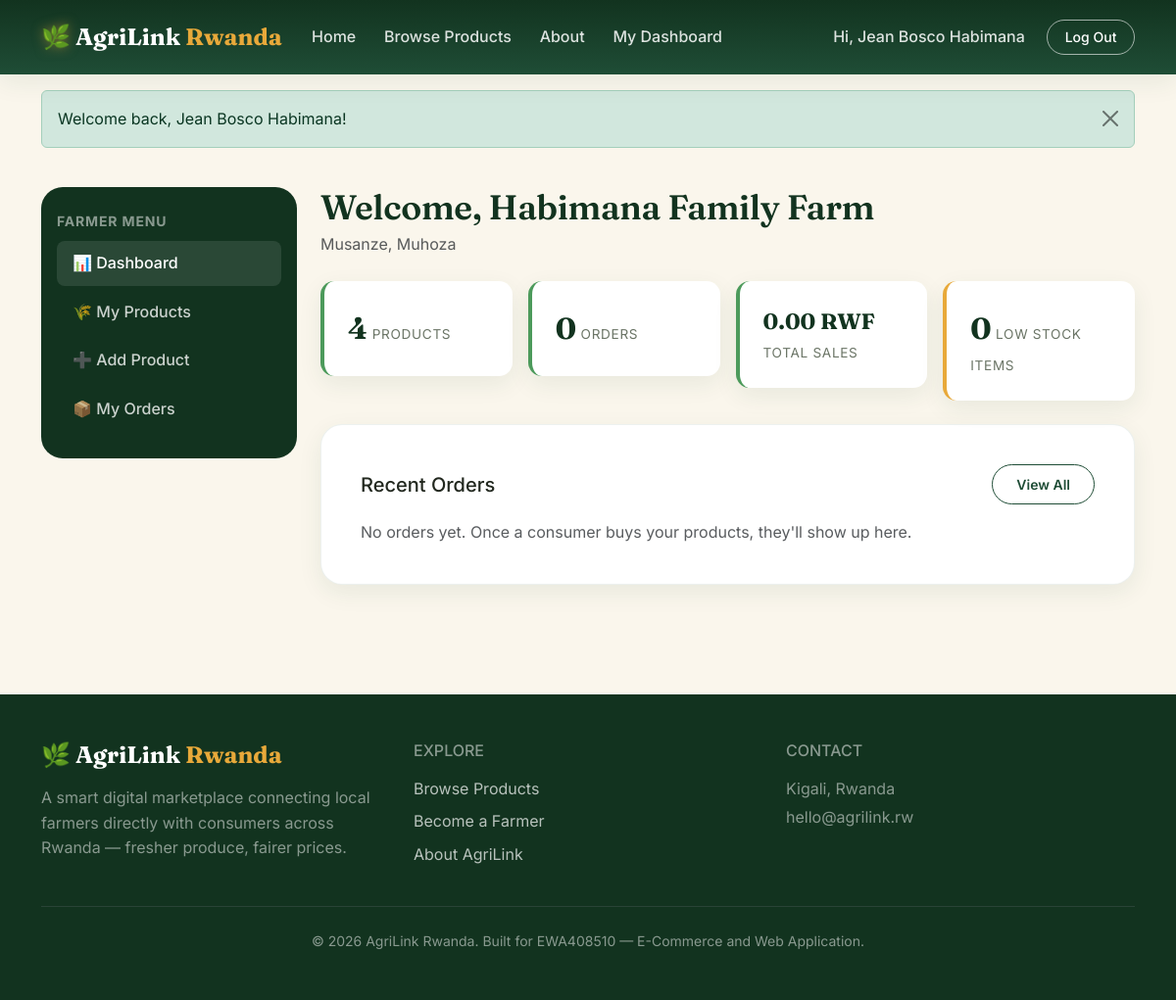
Page /farmer/dashboard.php (signed in) on the committed database.
### tables this page shows
CREATE TABLE users (
    id INT AUTO_INCREMENT PRIMARY KEY,
    full_name VARCHAR(150) NOT NULL,
    email VARCHAR(150) NOT NULL UNIQUE,
    password VARCHAR(255) NOT NULL,
    phone VARCHAR(30) NOT NULL,
    address VARCHAR(255) DEFAULT NULL,
    role ENUM('consumer', 'farmer', 'admin') NOT NULL DEFAULT 'consumer',
    is_active TINYINT(1) NOT NULL DEFAULT 1,
    created_at TIMESTAMP DEFAULT CURRENT_TIMESTAMP,
    updated_at TIMESTAMP DEFAULT CURRENT_TIMESTAMP ON UPDATE CURRENT_TIMESTAMP
);

CREATE TABLE farmer_profiles (
    id INT AUTO_INCREMENT PRIMARY KEY,
    user_id INT NOT NULL,
    farm_name VARCHAR(150) NOT NULL,
    district VARCHAR(100) NOT NULL,
    sector VARCHAR(100) DEFAULT NULL,
    bio TEXT DEFAULT NULL,
    is_approved TINYINT(1) NOT NULL DEFAULT 1,
    created_at TIMESTAMP DEFAULT CURRENT_TIMESTAMP,
    FOREIGN KEY (user_id) REFERENCES users(id) ON DELETE CASCADE,
    UNIQUE KEY uniq_farmer_user (user_id)
);

### includes/auth.php (called while the page is built, shortened)
<?php
function currentUser() {
    return $_SESSION['user'] ?? null;
}

### classes/Product.php (called while the page is built, shortened)
<?php
class Product
{
    private PDO $pdo;
    public function __construct(PDO $pdo)
    {
        $this->pdo = $pdo;
    }
    private function baseSelect(): string
    {
        return "SELECT p.*, c.name AS category_name, c.slug AS category_slug,
                       fp.farm_name, fp.district, u.full_name AS farmer_name
                FROM products p
                JOIN categories c ON c.id = p.category_id
                JOIN farmer_profiles fp ON fp.id = p.farmer_id
                JOIN users u ON u.id = fp.user_id";
    }
    public function byFarmer(int $farmerId): array
    {
        $stmt = $this->pdo->prepare(
            $this->baseSelect() . ' WHERE p.farmer_id = :fid ORDER BY p.created_at DESC'
        );
        $stmt->execute(['fid' => $farmerId]);
        return $stmt->fetchAll();
    }
}

### classes/FarmerProfile.php (called while the page is built, shortened)
<?php
class FarmerProfile
{
    private PDO $pdo;
    public function __construct(PDO $pdo)
    {
        $this->pdo = $pdo;
    }
    public function findByUserId(int $userId): ?array
    {
        $stmt = $this->pdo->prepare('SELECT * FROM farmer_profiles WHERE user_id = :uid LIMIT 1');
        $stmt->execute(['uid' => $userId]);
        $row = $stmt->fetch();
        return $row ?: null;
    }
}

### includes/functions.php (called while the page is built, shortened)
<?php
function formatMoney($amount) {
    return number_format((float)$amount, 2) . ' RWF';
}
function e($value) {
    return htmlspecialchars($value ?? '', ENT_QUOTES, 'UTF-8');
}
function getFlashes() {
    $flashes = $_SESSION['flash'] ?? [];
    return $flashes;
}

### classes/Order.php (called while the page is built, shortened)
<?php
class Order
{
    private PDO $pdo;
    public function __construct(PDO $pdo)
    {
        $this->pdo = $pdo;
    }
    public function itemsForFarmer(int $farmerId): array
    {
        $stmt = $this->pdo->prepare(
            'SELECT oi.*, o.order_number, o.created_at, o.customer_name, o.customer_phone, o.shipping_address, o.status AS order_status
             FROM order_items oi
             JOIN orders o ON o.id = oi.order_id
             WHERE oi.farmer_id = :fid
             ORDER BY o.created_at DESC'
        );
        $stmt->execute(['fid' => $farmerId]);
        return $stmt->fetchAll();
    }
}

### farmer/dashboard.php (the view, shortened to what this page needs)
<?php
require_once __DIR__ . '/../config/bootstrap.php';
$user = currentUser();
$farmerModel = new FarmerProfile($pdo);
$farmer = $farmerModel->findByUserId((int)$user['id']);
$productModel = new Product($pdo);
$products = $productModel->byFarmer((int)$farmer['id']);
$orderModel = new Order($pdo);
$orderItems = $orderModel->itemsForFarmer((int)$farmer['id']);
$totalSales = array_sum(array_column($orderItems, 'subtotal'));
$totalOrders = count(array_unique(array_column($orderItems, 'order_id')));
$lowStock = count(array_filter($products, fn($p) => (int)$p['stock_quantity'] < 5));
require __DIR__ . '/../includes/header.php';
require __DIR__ . '/../includes/navbar.php';
?>
<section class="agri-section pt-4">
    <div class="container">
        <div class="row g-4">
            <div class="col-lg-3">
                <?php require __DIR__ . '/../includes/farmer-sidebar.php'; ?>
            </div>
            <div class="col-lg-9">
                <h1 class="agri-section-title mb-1">Welcome, <?= e($farmer['farm_name']) ?></h1>
                <p class="text-muted mb-4"><?= e($farmer['district']) ?><?= $farmer['sector'] ? ', ' . e($farmer['sector']) : '' ?></p>
                <div class="row g-3 mb-4">
                    <div class="col-6 col-md-3">
                        <div class="agri-stat-card">
                            <span class="stat-value"><?= count($products) ?></span>
                            <span class="stat-label">Products</span>
                        </div>
                    </div>
                    <div class="col-6 col-md-3">
                        <div class="agri-stat-card">
                            <span class="stat-value"><?= $totalOrders ?></span>
                            <span class="stat-label">Orders</span>
                        </div>
                    </div>
                    <div class="col-6 col-md-3">
                        <div class="agri-stat-card">
                            <span class="stat-value" style="font-size:1.4rem;"><?= formatMoney($totalSales) ?></span>
                            <span class="stat-label">Total Sales</span>
                        </div>
                    </div>
                    <div class="col-6 col-md-3">
                        <div class="agri-stat-card" style="border-left-color: var(--gold);">
                            <span class="stat-value"><?= $lowStock ?></span>
                            <span class="stat-label">Low Stock Items</span>
                        </div>
                    </div>
                </div>
                <div class="agri-form-card">
                    <div class="d-flex justify-content-between align-items-center mb-3">
                        <h5 class="mb-0">Recent Orders</h5>
                        <a href="/farmer/orders.php" class="btn btn-sm btn-agri-outline">View All</a>
                    </div>
                    <?php if (empty($orderItems)): ?>
                        <p class="text-muted mb-0">No orders yet. Once a consumer buys your products, they'll show up here.</p>
                    <?php endif; ?>
                </div>
            </div>
        </div>
    </div>
</section>
<?php require __DIR__ . '/../includes/footer.php'; ?>

### includes/navbar.php (shortened to what this page needs)
<?php $user = currentUser(); ?>
<nav class="navbar navbar-expand-lg navbar-dark sticky-top agri-navbar">
    <div class="container">
        <a class="navbar-brand agri-brand" href="/index.php">
            <span class="agri-logo">🌿</span> AgriLink <span class="agri-brand-accent">Rwanda</span>
        </a>
        <div class="collapse navbar-collapse" id="mainNav">
            <ul class="navbar-nav me-auto mb-2 mb-lg-0">
                <li class="nav-item"><a class="nav-link" href="/index.php">Home</a></li>
                <li class="nav-item"><a class="nav-link" href="/products.php">Browse Products</a></li>
                <li class="nav-item"><a class="nav-link" href="/about.php">About</a></li>
                <?php if ($user && $user['role'] === 'farmer'): ?>
                    <li class="nav-item"><a class="nav-link" href="/farmer/dashboard.php">My Dashboard</a></li>
                <?php endif; ?>
            </ul>
            <ul class="navbar-nav align-items-lg-center gap-lg-2">
                <?php if ($user): ?>
                    <li class="nav-item"><span class="nav-link disabled text-white-50">Hi, <?= e($user['full_name']) ?></span></li>
                    <li class="nav-item"><a class="btn btn-sm agri-btn-outline" href="/auth/logout.php">Log Out</a></li>
                <?php else: ?>
                    <li class="nav-item"><a class="btn btn-sm agri-btn-outline me-lg-2" href="/auth/login.php">Log In</a></li>
                    <li class="nav-item"><a class="btn btn-sm agri-btn-solid" href="/auth/register.php">Sign Up</a></li>
                <?php endif; ?>
            </ul>
        </div>
    </div>
</nav>
<?php $flashes = getFlashes(); if (!empty($flashes)): ?>
    <div class="container mt-3">
        <?php foreach ($flashes as $flash): ?>
            <div class="alert alert-<?= $flash['type'] === 'error' ? 'danger' : 'success' ?> alert-dismissible fade show" role="alert">
                <?= e($flash['message']) ?>
                <button type="button" class="btn-close" data-bs-dismiss="alert"></button>
            </div>
        <?php endforeach; ?>
    </div>
<?php endif; ?>

### assets/css/style.css (style rules this page uses)
:root { --forest: #1F4D36; --forest-dark: #12331F; --leaf: #4C9A5B; --leaf-light: #7FC08A; --gold: #E8A93A; --gold-dark: #C98A1F; --soil: #6B4226; --cream: #FAF6EC; --cream-deep: #F1EAD7; --charcoal: #22281F; --muted: #6B7566; --white: #FFFFFF; --radius-sm: 8px; --radius-md: 14px; --radius-lg: 22px; --shadow-soft: 0 8px 24px rgba(31, 77, 54, 0.08); --shadow-lift: 0 16px 40px rgba(31, 77, 54, 0.14); }
* { box-sizing: border-box; }
body { font-family: 'Inter', -apple-system, BlinkMacSystemFont, sans-serif; background-color: var(--cream); color: var(--charcoal); line-height: 1.6; }
h1, h2, h3, h4, .agri-display { font-family: 'Fraunces', Georgia, serif; font-weight: 600; letter-spacing: -0.01em; color: var(--forest-dark); }
a { color: var(--forest); text-decoration: none; }
.agri-navbar { background: linear-gradient(180deg, var(--forest-dark) 0%, var(--forest) 100%); padding: 0.85rem 0; box-shadow: var(--shadow-soft); }
.agri-brand { font-family: 'Fraunces', serif; font-weight: 700; font-size: 1.5rem; color: var(--white) !important; }
.agri-brand-accent { color: var(--gold); }
.agri-logo { filter: drop-shadow(0 0 6px rgba(232,169,58,0.5)); }
.agri-navbar .nav-link { color: rgba(255,255,255,0.85) !important; font-weight: 500; padding: 0.5rem 0.9rem !important; }
.agri-btn-outline { border: 1.5px solid rgba(255,255,255,0.6); color: var(--white) !important; border-radius: 999px; padding: 0.4rem 1.1rem; font-weight: 500; }
.btn-agri-outline { background: transparent; border: 1.5px solid var(--forest); color: var(--forest); font-weight: 600; border-radius: 999px; padding: 0.55rem 1.5rem; }
.agri-section { padding: 4rem 0; }
.agri-section-title { font-size: clamp(1.6rem, 3vw, 2.2rem); margin-bottom: 0.4rem; }
.agri-form-card { background: var(--white); border-radius: var(--radius-lg); box-shadow: var(--shadow-soft); padding: 2.5rem; border: 1px solid rgba(31,77,54,0.08); }
.agri-stat-card { background: var(--white); border-radius: var(--radius-md); padding: 1.5rem; border-left: 4px solid var(--leaf); box-shadow: var(--shadow-soft); }
.agri-stat-card .stat-value { font-family: 'Fraunces', serif; font-size: 1.9rem; font-weight: 700; color: var(--forest-dark); }
.agri-stat-card .stat-label { color: var(--muted); font-size: 0.85rem; text-transform: uppercase; letter-spacing: 0.05em; }

### rows in the picture
users: full_name "Jean Bosco Habimana"
farmer_profiles: farm_name "Habimana Family Farm", district "Musanze", sector "Muhoza"

### other values in the picture
$flash['message'] "Welcome back, Jean Bosco Habimana!"
count($products) "4"
$totalOrders "0"
formatMoney($totalSales) "0.00 RWF"
$lowStock "0"
